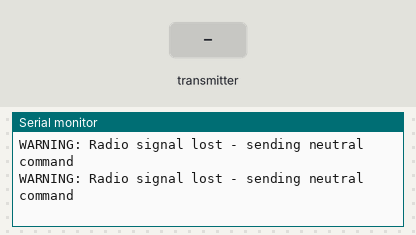
Simulated run of this program. Board: Teensy 3. Shown: the last lines printed to the serial monitor. Inputs (shaded band) come from the test bench. No radio packets arrive unless stated.

Above: at 1.3 s.
1.4 s: the transmitter starts sending steering_val = 0
At 1.61 s:
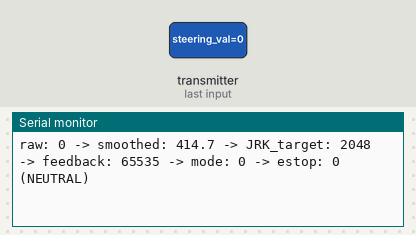
3.1 s: the transmitter starts sending transmission_val = 25
At 3.26 s:
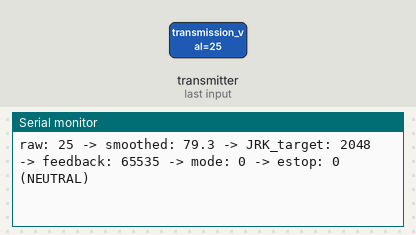
4.6 s: the transmitter starts sending estop = 64
At 4.91 s:
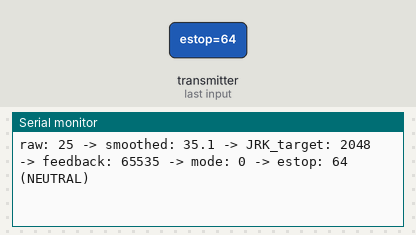
6.1 s: the transmitter starts sending control_mode = 64
At 6.35 s:
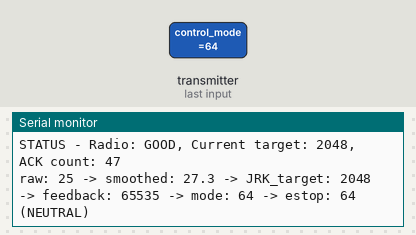
7.6 s: the transmitter starts sending transmission_val = 0
At 7.79 s:
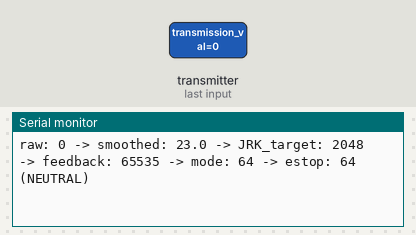
9.1 s: the transmitter starts sending estop = 0
At 9.34 s:
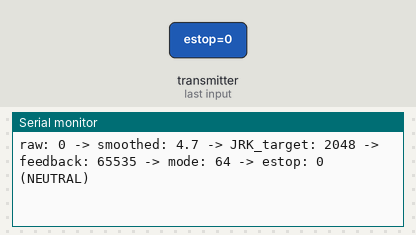
Timing chart, 0 to 11.6 s (numbered marks = the images above; inputs shaded):
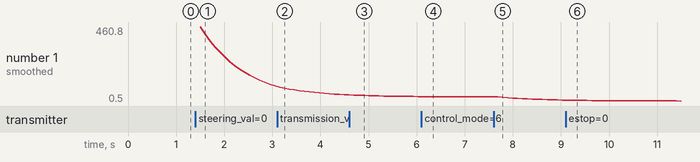

The program:

main.cpp
```cpp
#include <SPI.h>
#include <RF24.h>

RF24 radio(9, 10);  // CE, CSN pins

// Data structure for receiving (matches transmitter)
struct RadioControlStruct {
    float steering_val;
    float throttle_val;
    float voltage;
    float transmission_val;
    float pot4_val;
    byte estop;
    byte control_mode;
    byte button01;
    byte button02;
};

// Data structure for acknowledgment
struct AckPayloadStruct {
    unsigned long counter;
    uint32_t dummy[4];
};

// Add feedback reading function for debugging
uint16_t readJrkFeedback() {
    Serial3.write(0xE5);  // Command: Get variables
    Serial3.write(0x04);  // Offset for Feedback
    Serial3.write(0x02);  // Length = 2 bytes

    unsigned long start = millis();
    while (Serial3.available() < 2) {
        if (millis() - start > 100) {
            return 0xFFFF;  // Error code - don't print timeout in normal operation
        }
    }

    uint8_t low = Serial3.read();
    uint8_t high = Serial3.read();
    return (high << 8) | low;
}

RadioControlStruct radioData;
AckPayloadStruct ackPayload;

const uint8_t address[][6] = {"RCTRL", "TRACT"};

// JRK G2 constants - Full range mapping
#define JRK_BAUD 9600
const uint16_t JRK_MIN = 0;      // JRK minimum position
const uint16_t JRK_MAX = 4095;   // JRK maximum position
const uint16_t JRK_NEUTRAL = 2048; // JRK neutral position

// Timing variables
unsigned long currentMillis = 0;
unsigned long lastDataReceived = 0;
unsigned long lastJrkUpdate = 0;
const unsigned long jrkUpdateInterval = 100;  // 10 Hz (same as radio rate)
unsigned long lastStatusPrint = 0;
const unsigned long statusPrintInterval = 2000;  // Print status every 2 seconds

// Control variables
uint16_t currentJrkTarget = JRK_NEUTRAL;
float smoothedTransmissionVal = 512.0;  // Start at middle
const float SMOOTHING_FACTOR = 0.1;     // Lower = more smoothing (0.05-0.2 range)
const uint16_t MIN_CHANGE_THRESHOLD = 10; // Only update if change is significant
bool radioSignalGood = false;
const unsigned long radioTimeoutMs = 500;  // Consider signal lost after 500ms

// Send a target position to the JRK controller (using working compact method)
void setJrkTarget(uint16_t target) {
    if (target > 4095) target = 4095;  // Safety limit
    Serial3.write(0xC0 + (target & 0x1F));
    Serial3.write((target >> 5) & 0x7F);
}

void setup() {
    Serial.begin(115200);
    while (!Serial && millis() < 5000);  // Wait up to 5 seconds for serial

    Serial.println("Integrated NRF24 + JRK G2 Controller Starting...");

    // Initialize JRK serial communication
    Serial3.begin(JRK_BAUD);
    Serial.println("JRK G2 serial initialized");

    // Configure alternate SPI pins (if using Teensy 3.5)
    SPI.setSCK(27);
    SPI.setMOSI(28);
    SPI.setMISO(39);

    // Initialize SPI
    SPI.begin();
    delay(100);

    // Initialize radio
    bool initialized = false;
    for (int i = 0; i < 5; i++) {
        Serial.print("Radio initialization attempt ");
        Serial.println(i + 1);
        if (radio.begin()) {
            initialized = true;
            Serial.println("Radio initialized successfully!");
            break;
        }
        Serial.println("Radio init failed, retrying...");
        delay(1000);
    }

    if (!initialized) {
        Serial.println("ERROR: Radio hardware not responding!");
        while(1) {
            delay(1000);
        }
    }

    // Configure radio settings
    radio.setPALevel(RF24_PA_HIGH);
    radio.setDataRate(RF24_250KBPS);
    radio.setChannel(124);
    radio.openWritingPipe(address[0]);     // "RCTRL" - send ACKs back to transmitter
    radio.openReadingPipe(1, address[1]);  // "TRACT" - listen for data
    radio.enableAckPayload();
    radio.startListening();

    // Initialize ACK payload
    ackPayload.counter = 0;
    for (int i = 0; i < 4; i++) {
        ackPayload.dummy[i] = 0xDEADBEEF;
    }

    // Set initial JRK target to neutral
    setJrkTarget(currentJrkTarget);
    Serial.print("JRK initialized to neutral position: ");
    Serial.println(currentJrkTarget);

    Serial.println("Setup complete - listening for data...");
    Serial.println("Linear mapping with smoothing:");
    Serial.println("  transmission_val 1023 -> JRK 0    (CCW - Full position A)");
    Serial.println("  transmission_val ~512 -> JRK 2048 (Middle - Neutral)");
    Serial.println("  transmission_val 1    -> JRK 4095 (CW - Full position B)");
    Serial.print("  Smoothing factor: ");
    Serial.print(SMOOTHING_FACTOR);
    Serial.print(", Min change threshold: ");
    Serial.println(MIN_CHANGE_THRESHOLD);
    Serial.println("Format: raw -> smoothed -> JRK_target -> feedback");
}

void updateRadioStatus() {
    // Check if radio signal is good based on recent data
    radioSignalGood = (currentMillis - lastDataReceived) < radioTimeoutMs;
}

void processRadioData() {
    // Check for incoming data
    if (radio.available()) {
        // Read the data
        radio.read(&radioData, sizeof(RadioControlStruct));

        // Apply smoothing filter to reduce noise
        smoothedTransmissionVal = (SMOOTHING_FACTOR * radioData.transmission_val) +
                                 ((1.0 - SMOOTHING_FACTOR) * smoothedTransmissionVal);

        // Direct linear mapping using smoothed value
        // transmission_val 1023 (CCW) -> JRK 0
        // transmission_val 1 (CW) -> JRK 4095
        uint16_t requestedTarget = map((int)smoothedTransmissionVal, 1, 1023, JRK_MAX, JRK_MIN);

        // Only update if the change is significant (reduces jitter)
        if (abs((int)requestedTarget - (int)currentJrkTarget) < MIN_CHANGE_THRESHOLD &&
            radioData.control_mode == 1) {
            requestedTarget = currentJrkTarget; // Keep current target
        }

        // Apply control mode logic
        switch (radioData.control_mode) {
            case 0:  // Emergency/Neutral mode
                requestedTarget = JRK_NEUTRAL;
                break;
            case 1:  // Normal linear mapping mode
                // requestedTarget already calculated above
                break;
            default:
                requestedTarget = JRK_NEUTRAL;
                break;
        }

        // Update current target
        currentJrkTarget = requestedTarget;

        // Print detailed status with smoothing info
        uint16_t feedback = readJrkFeedback();
        Serial.print("raw: ");
        Serial.print(radioData.transmission_val, 0);
        Serial.print(" -> smoothed: ");
        Serial.print(smoothedTransmissionVal, 1);
        Serial.print(" -> JRK_target: ");
        Serial.print(requestedTarget);
        Serial.print(" -> feedback: ");
        Serial.print(feedback);
        Serial.print(" -> mode: ");
        Serial.print(radioData.control_mode);
        Serial.print(" -> estop: ");
        Serial.print(radioData.estop);

        // Add direction indicator for clarity
        if (requestedTarget > JRK_NEUTRAL) {
            Serial.println(" (POSITION B)");
        } else if (requestedTarget < JRK_NEUTRAL) {
            Serial.println(" (POSITION A)");
        } else {
            Serial.println(" (NEUTRAL)");
        }

        // Send acknowledgment
        ackPayload.counter++;
        radio.writeAckPayload(1, &ackPayload, sizeof(AckPayloadStruct));

        lastDataReceived = currentMillis;
    }
}

void updateJrkController() {
    // Send JRK commands at 10 Hz
    if (currentMillis - lastJrkUpdate >= jrkUpdateInterval) {

        uint16_t targetToSend;

        if (!radioSignalGood) {
            // Radio signal lost - go to neutral for safety
            targetToSend = JRK_NEUTRAL;
            Serial.println("WARNING: Radio signal lost - sending neutral command");
        } else if (radioData.estop == 1) {
            // Emergency stop - go to neutral
            targetToSend = JRK_NEUTRAL;
        } else {
            // Normal operation
            targetToSend = currentJrkTarget;
        }

        // Send command to JRK controller
        setJrkTarget(targetToSend);

        lastJrkUpdate = currentMillis;
    }
}

void printStatus() {
    // Print periodic status
    if (currentMillis - lastStatusPrint >= statusPrintInterval) {
        Serial.print("STATUS - Radio: ");
        Serial.print(radioSignalGood ? "GOOD" : "LOST");
        Serial.print(", Current target: ");
        Serial.print(currentJrkTarget);
        Serial.print(", ACK count: ");
        Serial.println(ackPayload.counter);

        lastStatusPrint = currentMillis;
    }
}

void loop() {
    currentMillis = millis();

    updateRadioStatus();
    processRadioData();
    updateJrkController();
    printStatus();

    // Small delay to prevent overwhelming the system
    delay(1);
}
```

Measured:
- after the input at 1.4 s, the serial monitor: prints a new line after 0.10 s (image 1)
- after the input at 3.1 s, the serial monitor: prints a new line after 0.15 s (image 2)
- after the input at 4.6 s, the serial monitor: prints a new line after 0.20 s (image 3)
- after the input at 6.1 s, the serial monitor: prints a new line after 0.14 s (image 4)
- after the input at 7.6 s, the serial monitor: prints a new line after 0.19 s (image 5)
- after the input at 9.1 s, the serial monitor: prints a new line after 0.13 s (image 6)
- plotted number 1: 94.9 → 38.8 after the input at 3.1 s, 25.7 → 6.5 after the input at 7.6 s
